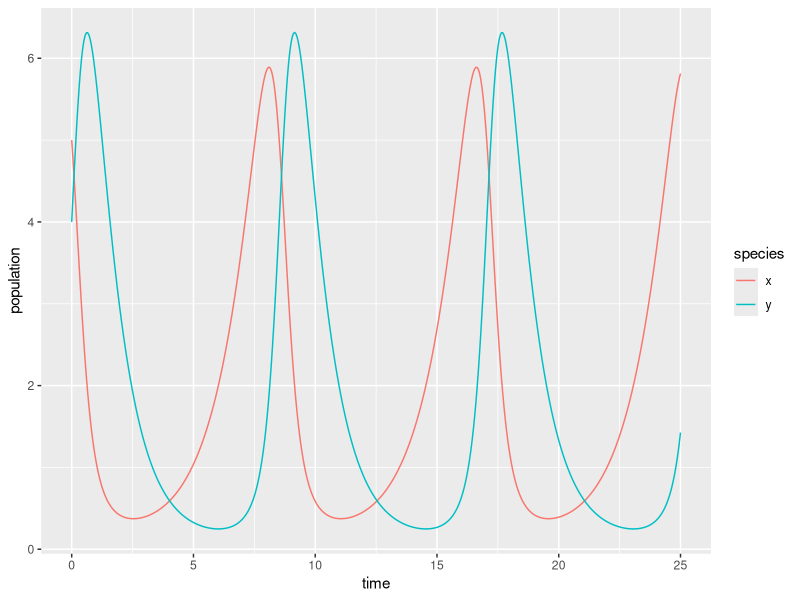

This chart was generated by the following R code:
## ---- chunk 1
knitr::opts_chunk$set(echo = TRUE)
library(tidyverse)
library(deSolve)
library(kableExtra)
## ---- chunk 2
# Create a sequence of times (days): 
time <- seq(0, 25, by = 0.05)

# Set some parameter values (these can change - keep it in mind):
parameters <- c(alpha = .75, beta = 0.4, delta = 0.5, gamma = 1)

# Set the initial condition (prey and predator populations at t = 0).
# Recall: x = prey, y = predator
init_cond <- c(x = 5, y = 4)

# Prepare the series of differential equations as a function: 
lk_equations <- function(time, init_cond, parameters) {
  with(as.list(c(init_cond, parameters)), {
    dxdt = alpha * x - beta * x * y
    dydt = delta * x * y - gamma * y
    return(list(c(dxdt, dydt)))
  })
}

# Find the approximate the solution using `deSolve::ode()`:
approx_lk <- ode(y = init_cond, times = time, func = lk_equations, parms = parameters)

# Check the class: 
class(approx_lk)

# We really want this to be a data frame, and we want both prey (x) and predator (y) to be in the same column -- we'll learn why in EDS 221 (tidy data)
approx_lk_df <- data.frame(approx_lk) %>% 
  pivot_longer(cols = c(x,y), names_to = "species", values_to = "population")

# Plot it! 
ggplot(data = approx_lk_df, aes(x = time, y = population)) +
  geom_line(aes(color = species))
